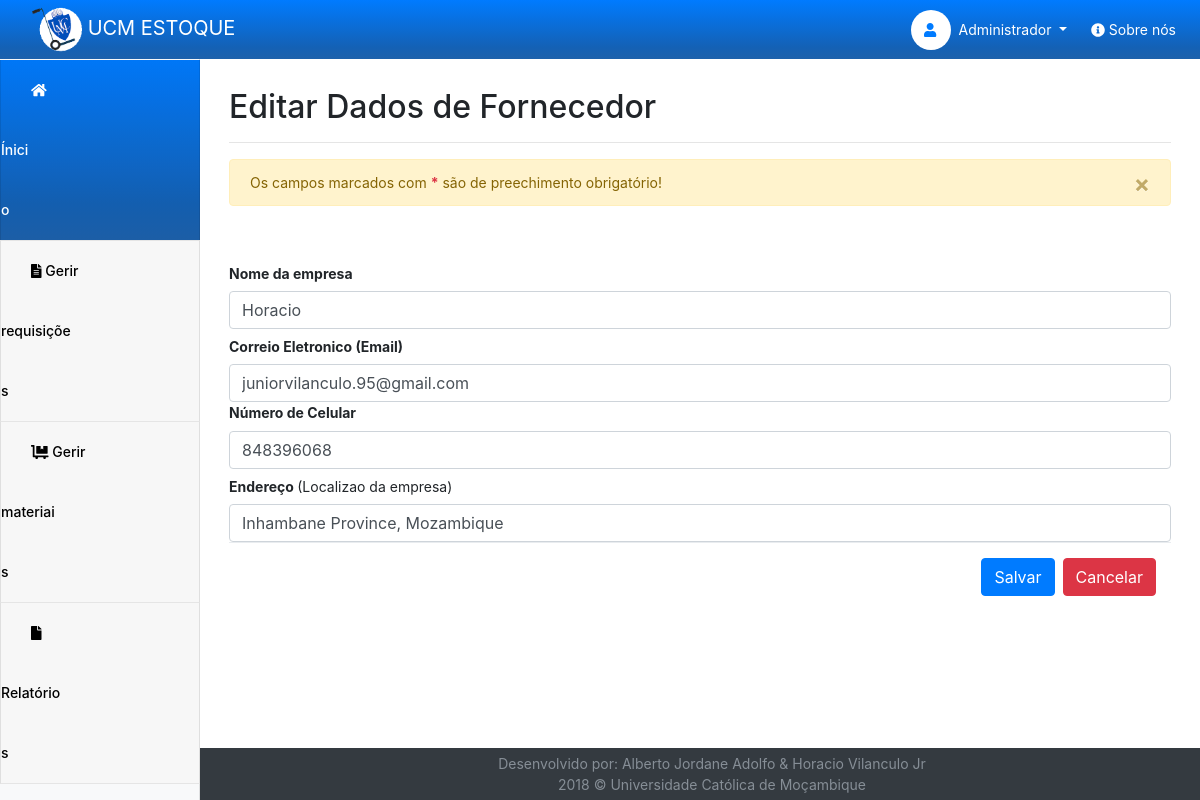
The app's page /responsavel-armazem/EditarForncedore.php?id=2 (signed in) with its own data.
### tables this page shows
CREATE TABLE IF NOT EXISTS `fornecedores` (
  `idfornecedor` int(11) NOT NULL AUTO_INCREMENT,
  `nomeEmpresa` varchar(45) NOT NULL,
  `email` varchar(45) DEFAULT NULL,
  `celular` varchar(45) DEFAULT NULL,
  `endereco` varchar(45) DEFAULT NULL,
  PRIMARY KEY (`idfornecedor`)
);

### responsavel-armazem/EditarForncedore.php (the view, shortened to what this page needs)
<?php
include_once 'php/conexao.php';
$id=  filter_input(INPUT_GET, 'id',FILTER_SANITIZE_NUMBER_INT);
$select_fornecedor = "SELECT * from fornecedores where idfornecedor='$id'";
$resultado_forn = $conn->prepare($select_fornecedor);
$resultado_forn->execute();
$linhas = $resultado_forn->fetch(PDO::FETCH_ASSOC);
?>
<!doctype html>
<html lang="pt-PT">
    <head>
        <link href="../css/animate.css" rel="stylesheet" type="text/css"/>
        <link href="../css/responsavel-armazem/mobile-first/mobile-first-responsavel-armazem-adicionar-materiais.css" rel="stylesheet">
        <link href="../css/bootstrap.min.css" rel="stylesheet">
        <link rel="stylesheet" href="../css/flexboxgrid.min.css">
        <link href="../css/responsavel-armazem/responsavel-armazem-adicionar-materiais.css" rel="stylesheet">
    </head>
    <body>
        <header>
            <nav class="navbar navbar-expand-md fixed-top navbar-dark">
                <a class="navbar-brand pt-0 pb-0" href="inicio.php">
                    <img src="../img/logo.gif" class="d-inline-block img-fluid img-thubnail logo ml-3 w-6 animated slideInRight" id="logo">
                    UCM ESTOQUE
                </a>
                <div class="collapse navbar-collapse justify-content-end navcollapse" id="navbarNavDropdown">
                    <ul class="navbar-nav">
                        <li class="nav-item"
                            ><div class="d-inline-block bg-white " id="foto-usuario">
                                <a class="nav-link text-primary"><i class="fas fa-user"></i></a>
                            </div>
                        </li>
                        <li class="nav-item dropdown">
                            <a class="nav-link dropdown-toggle text-white mr-2" href="#" id="perfil" data-toggle="dropdown" aria-haspopup="true" aria-expanded="false">
                               <?php if(isset($_SESSION['unome'])){
                                    echo $_SESSION['unome'];
                                }?>
                            </a>
                        </li>
                        <li class="nav-item">
                            <a class="nav-link text-white" href="about.php" id="sobre">
                                <i class="fas fa-info-circle"></i>
                                Sobre nós
                            </a>
                        </li>
                    </ul>
                </div>
            </nav>
        </header>
        <div class="container-fluid pl-0 pr-0">
            <div class="row w-100 mr-0 ml-0">
                <nav class="col-md-2 d-md-block bg-light sidebar collapse bd-links navcollapse" id="siderbar-nav">
                    <div class="sidebar-sticky ">
                        <div id="accordion" role="tablist">
                            <div class="card active">
                                <div class="card-header active" role="tab" id="inicio">
                                    <h5 class="mb-0">
                                        <a  href="inicio.php" class="active">
                                            <i class="fas fa-home"></i>
                                            Ínicio
                                        </a>
                                    </h5>
                                </div>
                            </div>
                            <div class="card">
                                <div class="card-header" role="tab" id="gerir-requisicoes">
                                    <h5 class="mb-0">
                                        <a data-toggle="collapse" href="#collapse-gerir-requisicoes" aria-expanded="true" aria-controls="collapseOne">
                                            <i class="fas fa-file-alt"></i>
                                            Gerir requisições
                                        </a>
                                    </h5>
                                </div>
                            </div>
                            <div class="card">
                                <div class="card-header" role="tab" id="gerir-materiais">
                                    <h5 class="mb-0">
                                        <a data-toggle="collapse" href="#collapse-gerir-materiais" aria-expanded="true" aria-controls="collapseOne">
                                            <i class="fas fa-dolly-flatbed"></i>
                                            Gerir materiais
                                        </a>
                                    </h5>
                                </div>
                            </div>
                            <div class="card">
                                <div class="card-header" role="tab" id="relatorios">
                                    <h5 class="mb-0">
                                        <a data-toggle="collapse" href="#collapse-relatorios" aria-expanded="true" aria-controls="collapseOne">
                                            <i class="fas fa-file"></i>
                                            Relatórios
                                        </a>
                                    </h5>
                                </div>
                            </div>
                        </div>
                    </div>
                </nav>
                <main role="main" class="col-md-10 ml-auto col-xl-10 col-lg-10">
                    <section class="mx-4 pt-4">
                        <div class="d-flex justify-content-between flex-wrap flex-md-nowrap align-items-center pt-3 pb-2 mb-3 border-bottom">
                            <h1 class="h2 animated wobble">Editar Dados de Fornecedor</h1>
                        </div>
                        <div class="alert alert-warning alert-dismissible fade show animated bounceInUp" role="alert">
                            Os campos marcados com <strong class="text-danger">*</strong> são de preechimento obrigatório!
                            <button type="button" class="close" data-dismiss="alert" aria-label="Close">
                                <span aria-hidden="true">&times;</span>
                            </button>
                        </div>
                        <div id="formulario-adicionar-materiais">
                            <form role="form" class="needs-validation cadastro animated bounceIn" novalidate action="php/editarFornecedor.php" method="post">
                                <div class="form-row">
                                    <div class="col-md-12">
                                        <label for="nomeempresa" class="col-form-label invisivel">
                                            <strong>Nome da empresa</strong>
                                        </label>
                                        <div class="input-group">
                                            <input type="text" name="nomeEmpresa" value="<?php echo $linhas['nomeEmpresa'];?>" id="nomeempresa" required autocomplete="off" class="form-control" placeholder="Informe o nome da da empresa">
                                        </div>
                                    </div>
                                    <div class="col-md-12">
                                        <label for="email" class="col-form-label invisivel">
                                            <strong>Correio Eletronico (Email)</strong>
                                        </label>
                                        <div class="input-group">
                                            <input type="email" name="email" value="<?php echo $linhas['email'];?>" id="email" autocomplete="off" class="form-control" placeholder="exemplo@email.com">
                                        </div>
                                    </div>
                                    <div class="col-md-12" >
                                        <div class="form-group" style="padding-bottom:0px; margin-bottom: 0px;">
                                            <label for="celular"><strong>Número de Celular </strong></label>
                                            <input type="tel" class="form-control validar" value="<?php echo $linhas['celular'];?>" name="celular" value=""  id="numero-telefone" placeholder="exemplo: 840000000" autocomplete="off" pattern="^8[24567]{1}[0-9]{7}">
                                        </div>
                                    </div>
                                    <div class="col-md-12">
                                        <label for="localizacao" class="col-form-label invisivel">
                                            <strong>Endereço </strong>(Localizao da empresa)
                                        </label>
                                        <div class="input-group">
                                            <input type="text" name="localizacao" value="<?php echo $linhas['endereco'];?>" id="localizacao" autocomplete="off" class="form-control" placeholder="AV./RUA xxxxxxxxxx">
                                        </div>
                                    </div>
                                </div>
                                <div class="modal-footer">
                                    <button type="submit" name="Apagar" class="btn btn-primary">Salvar</button>
                                    <button type="button" class="btn btn-danger" data-dismiss="modal">Cancelar</button>
                                </div>
                            </form>
                        </div>
                    </section>
                    <footer class="footer  bg-dark pr-4 pl-5 center-sm center-lg center-md">
                        <span class="text-muted">
                            Desenvolvido por:
                            Alberto Jordane Adolfo &
                            Horacio Vilanculo Jr<br>
                            2018 © Universidade Católica de Moçambique
                        </span>
                    </footer>
                </main>
            </div>
        </div>
    </body>
</html>

### css/responsavel-armazem/responsavel-armazem-adicionar-materiais.css (style rules this page uses)
* { margin: 0; padding: 0; box-sizing: border-box; }
body { font-size: .875rem; }
.sidebar { position: fixed; top: 0; bottom: 0; left: 0; z-index: 100; padding: 48px 0 0; box-shadow: inset -1px 0 0 rgba(0, 0, 0, .1); }
.sidebar-sticky { position: relative; top: 0; height: calc(100vh - 48px); padding-top:12px; overflow-x: hidden; overflow-y: auto; }
[role="main"] { padding-top: 48px; padding-left: 5px; padding-right: 5px; min-height: 100vh; }
section { padding-bottom: 100px; }
div.form-group { padding-bottom: 20px; }
.footer { position: absolute; bottom: 0; padding-top: 5px; padding-bottom: 5px; right: 0px; width: 100%; }
#logo { width: 50px; padding-top: 8px; padding-bottom: 8px; }
.navbar { background-image: linear-gradient(#007bff, #1461b5 80%, #1d61ab); padding-top: 0; padding-bottom: 0; }
nav .navbar-collapse .navbar-nav li a { padding-top: 19px; padding-bottom: 19px; }
.border-bottom { border-bottom: 1px solid #e5e5e5; }
#foto-usuario { width: 40px; height: 40px; margin-top: 10px; border-radius: 100%; }
#foto-usuario a.nav-link { line-height: 40px; padding: 0; text-align: center; }
.card { border-top: none !important; border-bottom: 1px solid #e5e5e5; border-radius: 0px; font-weight: 500; color: #333; padding: 0px; padding-left: 0px; border-bottom: 1px solid #e5e5e5; }
.card-header { border-radius: 0px !important; border: none; padding: 0px; }
.card-header a { font-size: .875rem; color: #000000; padding: 20px 100% 21px 30px; line-height: 60px; }
.card.active { background-image: linear-gradient(#007bff, #1461b5 80%, #1d61ab); color: #FFFFFF; }
a.active { color: #FFFFFF; }
main #formulario-adicionar-materiais { margin-top: 50px; }

### records on screen
fornecedores: nomeEmpresa "Horacio", email "juniorvilanculo.95@gmail.com", celular "848396068", localizacao "Inhambane Province, Mozambique"

### other values on screen
$_SESSION['unome'] "Administrador"
